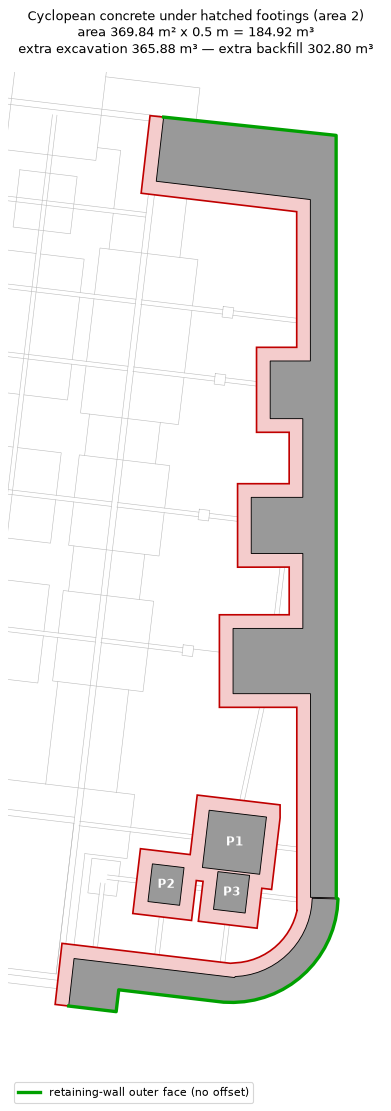

The Python source for this figure:
"""Cyclopean concrete (rubble + concrete) under the hatched footings of area 2 (syclopien.dxf).

- Footings = grey SOLID hatches on layer "S-D-WATER PROOF" (drawn on the blinding outline):
  the retaining-wall footing (east strip, south-east curve, south strip and the north end)
  with the pads attached to it, plus three separate pads.
- Cyclopean outline = footings + OFFSET (1.0 m from the CONCRETE face = 0.9 m from the hatch,
  which is drawn on the blinding outline) all round, EXCEPT on the outer face of the
  retaining-wall footing (soil / boundary side): there it stops flush with the footing edge.
- Cyclopean thickness DEPTH = 0.5 m, from the excavation level 1118.0 up to 1118.5 (the footings
  now sit on the cyclopean at 1118.5).
- Extra excavation because of this item (footing pits were priced over the blinding outline
  from 1120.9 down to 1118.0, see footing_excavation.py):
    widening the pit by the offset band from 1120.9 down to 1118.0:
    (cyclopean area - footing area) x 2.9   (no excavation below 1118.0)
- Extra backfill: the widened band above the cyclopean, 1118.5 -> 1120.9: band x 2.4.
Outputs: cyclopean.xlsx, cyclopean.pdf, cyclopean.dxf
"""
import numpy as np
import ezdxf
from ezdxf import path
from shapely.geometry import Polygon, LineString
from shapely.ops import unary_union
import matplotlib; matplotlib.use("Agg")
import matplotlib.pyplot as plt
import openpyxl
from openpyxl.styles import Font, PatternFill

SRC = "syclopien.dxf"
OFFSET, DEPTH = 1.0, 0.5
HATCH_GAP = 0.10                   # hatch (blinding) is 10 cm outside the concrete face
TOP, FBL = 1120.9, 1118.0          # area 2 bulk excavation level and excavation (cyclopean) bottom
CTOP = FBL + DEPTH                 # cyclopean top = new footing founding level 1118.5

doc = ezdxf.readfile(SRC); msp = doc.modelspace()
pieces = [Polygon([(v.x, v.y) for v in p.flattening(0.02)]).buffer(0)
          for h in msp.query('HATCH[layer=="S-D-WATER PROOF"]') for p in path.from_hatch(h)]
foot = unary_union(pieces)
ret = [p for p in pieces if p.area > 30]               # retaining-wall footing pieces (180 + 39 m²)
pads = [p for p in pieces if p.area <= 30]

# outer face of the retaining-wall footing: walk its outline from the north-west end, along the
# north edge, down the east edge, round the outer arc and along the south edge to the west end
north, south = sorted(ret, key=lambda p: -p.bounds[3])
nc, sc = list(north.exterior.coords), list(south.exterior.coords)
outer = [nc[0], nc[1], nc[2]]                          # north edge + east edge (down to the curve)
k0 = max(range(len(sc)), key=lambda i: sc[i][0])       # outer arc starts at the east-most point
arc = sc[k0:-1]                                        # outer arc + south edge + west end pad
outer += arc
# extend both ends far into the site so the half-plane cut covers the whole offset band
def ext(p, q, L=200):
    d = np.subtract(p, q); d = d / np.hypot(*d); return tuple(np.add(p, d * L))
start = ext(outer[0], outer[1]); end = ext(outer[-1], outer[-2])
inside = Polygon([start] + outer + [end, (end[0] - 300, end[1] + 400), (start[0] - 300, start[1] + 300)]).buffer(0)
assert inside.buffer(0.01).contains(foot), "footings must lie on the site side of the outer face"

cyc = unary_union([p.buffer(OFFSET - HATCH_GAP, join_style=2) for p in pieces]).intersection(inside)
cyc = unary_union([cyc, foot])
A_f, A_c = foot.area, cyc.area
band = A_c - A_f
V_cyc = A_c * DEPTH
V_ex1, V_ex2 = 0.0, band * (TOP - FBL)
V_exc, V_fill = V_ex1 + V_ex2, band * (TOP - CTOP)

# alternative: offset 1 m measured from the hatch (blinding) outline
cyc_c = unary_union([unary_union([p.buffer(OFFSET, join_style=2) for p in pieces]).intersection(inside), foot])

wb = openpyxl.Workbook(); ws = wb.active; ws.title = "Cyclopean"
hdr = lambda: [setattr(c, "font", Font(bold=True, color="FFFFFF")) or setattr(c, "fill", PatternFill("solid", fgColor="305496")) for c in ws[ws.max_row]]
ws.append(["Item", "Area (m²)", "From level", "To level", "Depth (m)", "Volume (m³)"]); hdr()
ws.append(["Hatched footings (blinding outline)", round(A_f, 2)])
ws.append([f"Cyclopean concrete (footings + {OFFSET} m offset from the concrete face, flush on the retaining-wall outer face)",
           round(A_c, 2), FBL, CTOP, DEPTH, round(V_cyc, 2)])
ws.append([])
ws.append(["EXTRA EXCAVATION", "", "", "", "", ""]); ws[ws.max_row][0].font = Font(bold=True)
ws.append([f"Widening the pits by the offset band", round(band, 2), TOP, FBL, TOP - FBL, round(V_ex2, 2)])
ws.append(["Total extra excavation", "", "", "", "", round(V_exc, 2)]); ws[ws.max_row][0].font = Font(bold=True)
ws.append([])
ws.append(["EXTRA BACKFILL", "", "", "", "", ""]); ws[ws.max_row][0].font = Font(bold=True)
ws.append(["Offset band above the cyclopean", round(band, 2), CTOP, TOP, TOP - CTOP, round(V_fill, 2)])
ws.append([])
ws.append(["Alternative - offset 1 m from the hatch (blinding) outline", round(cyc_c.area, 2), "", "", DEPTH,
           round(cyc_c.area * DEPTH, 2)])
ws2 = wb.create_sheet("Footings")
ws2.append(["No.", "Footing", "Area (m²)"])
for i, p in enumerate(sorted(pieces, key=lambda p: -p.area), 1):
    ws2.append([i, "Retaining-wall footing" if p in ret else "Pad footing", round(p.area, 2)])
ws.column_dimensions["A"].width = 70
for col in "BCDEF": ws.column_dimensions[col].width = 12
wb.save("cyclopean.xlsx")

# ---- detailed table per footing: the cyclopean outline is shared out to the nearest footing
from shapely import points as _pts, contains_xy as _cxy, distance as _dist
names = []
_ri = _pi = 0
for p in sorted(pieces, key=lambda p: (p not in ret, -p.bounds[3])):
    if p in ret:
        _ri += 1; names.append((p, f"Retaining-wall footing - {'north/east' if _ri == 1 else 'south/curve'} part"))
    else:
        _pi += 1; names.append((p, f"Pad footing P{_pi}"))
STEP = 0.05
def share(region):
    x0, y0, x1, y1 = region.bounds
    gx, gy = np.meshgrid(np.arange(x0 + STEP / 2, x1, STEP), np.arange(y0 + STEP / 2, y1, STEP))
    gx, gy = gx.ravel(), gy.ravel(); m = _cxy(region, gx, gy); gx, gy = gx[m], gy[m]
    pt = _pts(gx, gy)
    d = np.vstack([_dist(p, pt) for p, _ in names]); own = d.argmin(axis=0)
    a = np.bincount(own, minlength=len(names)) * STEP * STEP
    return a * region.area / a.sum()                  # scale out the grid error
H = TOP - FBL
detail = []
for cyc_r in (cyc, cyc_c):
    ac = share(cyc_r)
    rows_ = []
    for (p, n), a in zip(names, ac):
        b = a - p.area
        rows_.append(dict(name=n, af=p.area, ac=a, band=b, exc0=p.area * H, exc1=a * H, dexc=b * H,
                          cyc=a * DEPTH, fill=b * (TOP - CTOP)))
    detail.append(rows_)
for title, rows_ in (("Detail (offset from concrete)", detail[0]), ("Detail (offset from hatch)", detail[1])):
    wd = wb.create_sheet(title)
    wd.append([f"Area 2 hatched footings - excavation {TOP} -> {FBL} ({H:.1f} m), cyclopean {DEPTH} m "
               f"({FBL} -> {CTOP}, footings on top at {CTOP}); offset {'1.0 m from the hatch (blinding) outline' if 'hatch' in title else '1.0 m from the concrete face (0.9 m from the hatch)'}; "
               "no offset on the retaining-wall outer face"])
    wd.append([])
    wd.append(["Footing", "Blinding area (m²)", "Cyclopean area (m²)", "Offset band (m²)",
               f"Excavation before - blinding x {H:.1f} (m³)", f"Excavation after - cyclopean x {H:.1f} (m³)",
               "Extra excavation = difference to 1118 (m³)",
               "Cyclopean concrete (m³)", f"Extra backfill - band x {TOP - CTOP:.1f} ({CTOP} -> {TOP}) (m³)"])
    for c in wd[wd.max_row]:
        c.font = Font(bold=True, color="FFFFFF"); c.fill = PatternFill("solid", fgColor="305496")
        c.alignment = openpyxl.styles.Alignment(wrap_text=True, vertical="center")
    keys = ["af", "ac", "band", "exc0", "exc1", "dexc", "cyc", "fill"]
    for r in rows_:
        wd.append([r["name"]] + [round(r[k], 2) for k in keys])
    wd.append(["TOTAL"] + [round(sum(r[k] for r in rows_), 2) for k in keys])
    for c in wd[wd.max_row]: c.font = Font(bold=True)
    wd.column_dimensions["A"].width = 38
    for col in "BCDEFGHI": wd.column_dimensions[col].width = 15
    wd.row_dimensions[3].height = 62
    wd.freeze_panes = "B4"
wb.move_sheet("Detail (offset from concrete)", offset=-2); wb.move_sheet("Detail (offset from hatch)", offset=-2)
wb.active = 0
wb.save("cyclopean.xlsx")
for rows_ in detail:
    for r in rows_: print(r["name"], *[round(r[k], 2) for k in ("af", "ac", "band", "exc0", "exc1", "dexc", "cyc", "fill")])
    print("TOTAL", *[round(sum(r[k] for r in rows_), 2) for k in ("af", "ac", "band", "exc0", "exc1", "dexc", "cyc", "fill")])

out = ezdxf.new("R2018"); om = out.modelspace()
out.layers.add("FOOTINGS-HATCHED", color=8); out.layers.add("CYCLOPEAN", color=1)
for g in getattr(cyc, "geoms", [cyc]):
    om.add_lwpolyline(list(g.exterior.coords)[:-1], close=True, dxfattribs={"layer": "CYCLOPEAN"})
for p in pieces:
    om.add_lwpolyline(list(p.exterior.coords)[:-1], close=True, dxfattribs={"layer": "FOOTINGS-HATCHED"})
out.saveas("cyclopean.dxf")

fig, ax = plt.subplots(figsize=(9, 16))
for e in msp.query("LINE LWPOLYLINE ARC"):
    if e.dxf.layer in ("S-CONCRETE PLANS", "S-S-BEARING WALL UNDER THE GROUND", "S-S-BEARING WALL"):
        try: pts = np.array([(v.x, v.y) for v in path.make_path(e).flattening(0.05)])
        except Exception: continue
        ax.plot(pts[:, 0], pts[:, 1], color="#bbbbbb", lw=0.5, zorder=1)
for g in getattr(cyc, "geoms", [cyc]):
    ax.fill(*g.exterior.xy, fc="#f4cccc", ec="#c00000", lw=1.5, zorder=2)
for p in pieces:
    ax.fill(*p.exterior.xy, fc="#999999", ec="black", lw=0.8, zorder=3)
ax.plot(*np.array(outer).T, color="#00a000", lw=3, zorder=4, label="retaining-wall outer face (no offset)")
ax.legend(loc="upper left", bbox_to_anchor=(0, -0.02))
ax.set_xlim(foot.bounds[0] - 4, foot.bounds[2] + 3); ax.set_ylim(foot.bounds[1] - 3, foot.bounds[3] + 3)
ax.set_aspect("equal"); ax.axis("off")
ax.set_title(f"Cyclopean concrete under hatched footings (area 2)\n"
             f"area {A_c:.2f} m² x {DEPTH} m = {V_cyc:.2f} m³\n"
             f"extra excavation {V_exc:.2f} m³ — extra backfill {V_fill:.2f} m³", fontsize=12)
_k = 0
for p in sorted(pads, key=lambda p: -p.bounds[3]):
    _k += 1; ax.text(*p.centroid.coords[0], f"P{_k}", ha="center", va="center", fontsize=11, weight="bold", color="white", zorder=5)
fig.savefig("cyclopean.pdf", bbox_inches="tight"); fig.savefig("cyclopean.png", dpi=80, bbox_inches="tight")
print(f"footings {A_f:.2f}  cyclopean {A_c:.2f} m² -> {V_cyc:.2f} m³ ; band {band:.2f} ; "
      f"extra exc {V_ex1:.2f}+{V_ex2:.2f}={V_exc:.2f} ; fill {V_fill:.2f} ; alt(hatch) {cyc_c.area:.2f}")
